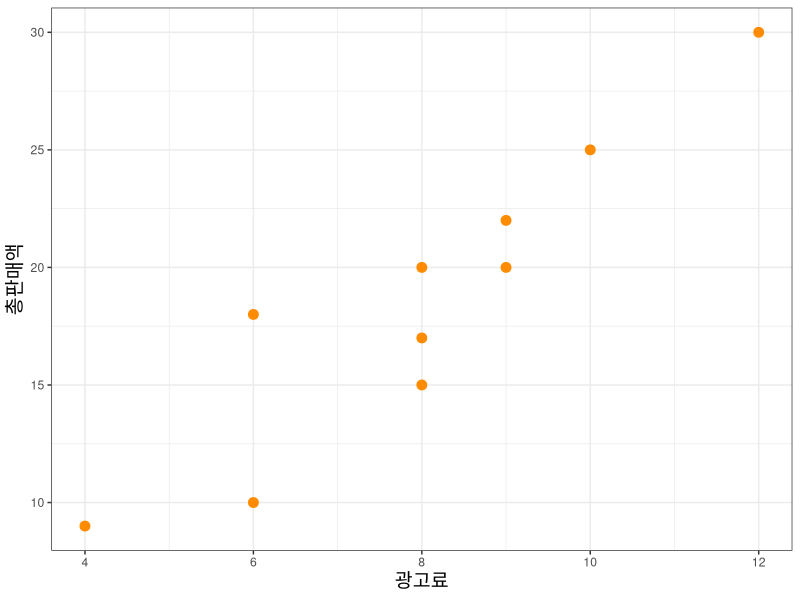
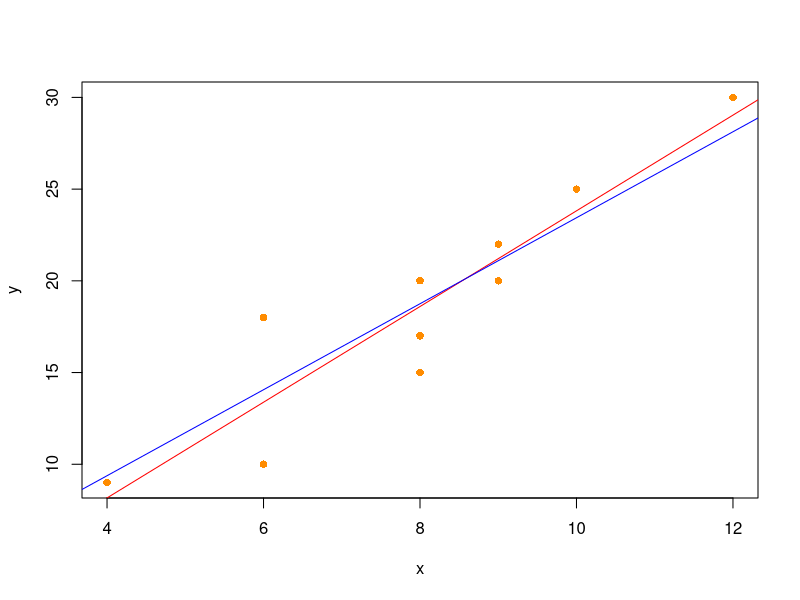
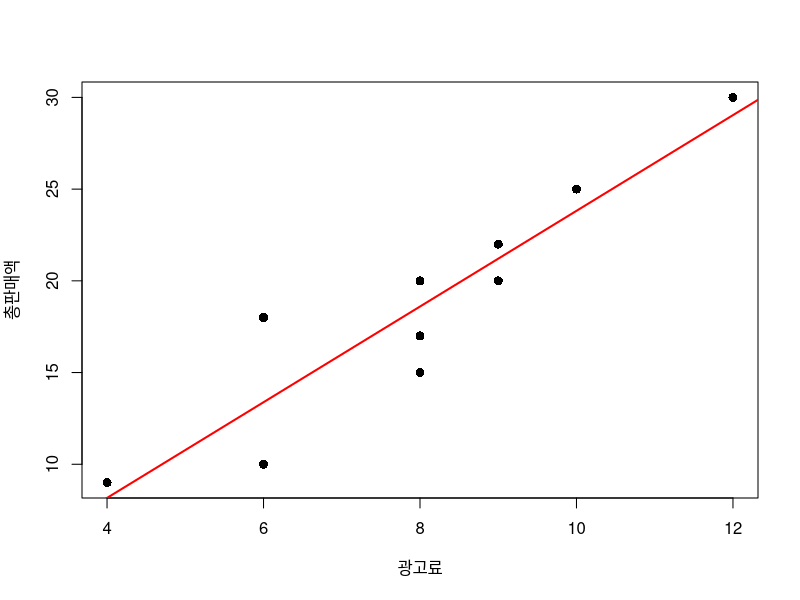
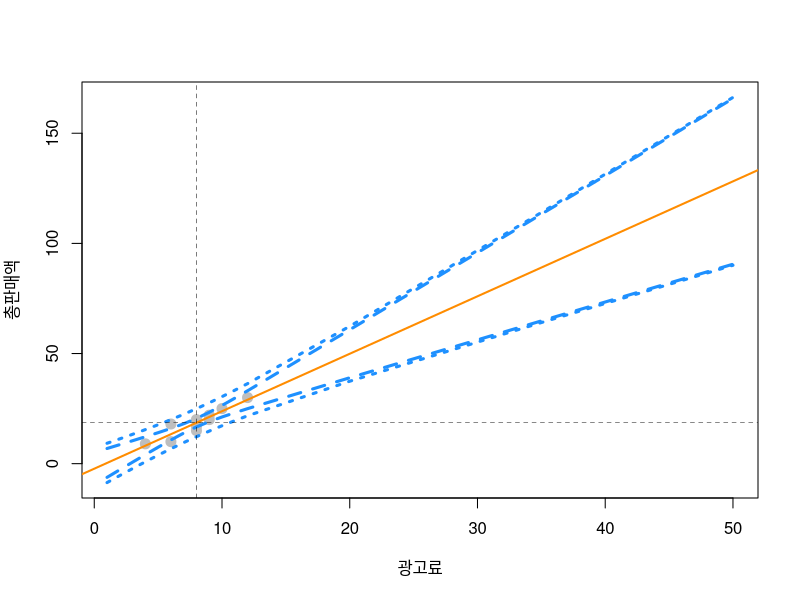

The R source for these figures, in order:
## ---- chunk 1
setwd("C:\\Users\\hollyriver\\Documents\\Github\\Economatrics\\RA course\\data")
options(repr.plot.width = 12, repr.plot.height = 6)

library(ggplot2)
## ---- chunk 2
dt <- data.frame(x = c(4,8,9,8,8,12,6,10,6,9),
 y = c(9,20,22,15,17,30,18,25,10,20))

dt
## ---- chunk 3
ggplot(dt) + geom_point(aes(x, y), col = 'darkorange', size = 3) + xlab("광고료") + ylab('총판매액') +
  theme_bw() +
  theme(axis.title = element_text(size = 14)) ## 테마, 글씨크기
## plotnine이 베껴온 메소드라 편함
## ---- chunk 4
cor(dt)
cor(dt$x, dt$y)
## ---- chunk 5
cor.test(dt$x, dt$y)  ## 피어슨 상관관계 검정
## ---- chunk 6
L_model <- lm(y~x, dt)
L_model

summary(L_model)
## ---- chunk 7
L_model_0 <- lm(y~0+x, dt)
L_model_0

summary(L_model_0)
## ---- chunk 8
summary(L_model)$coef
summary(L_model_0)$coef

summary(L_model)$r.squared
summary(L_model_0)$r.squared
## ---- chunk 9
summary(L_model)$sigma
summary(L_model_0)$sigma
## ---- chunk 10
plot(y~x, dt, col = 'darkorange', pch = 16)
abline(a = L_model$coefficients[1], b = L_model$coefficients[2], col = 'red')
abline(a = 0, b = L_model_0$coefficients[1], col = 'blue')
## ---- chunk 11
coef(L_model)[1] + coef(L_model)[2]*dt$x
## 우직하게(좀 무식함) 구하는 법
## ---- chunk 12
fitted(L_model)
L_model$fitted.values
fitted.values(L_model)
## 다 똑같음.


## ---- chunk 13
plot(y~x, dt, xlab="광고료", ylab="총판매액", cex=1.2, pch=16)
abline(L_model, col="red", lwd=2)
## ---- chunk 14
summary(L_model)$fstatistic
## ---- chunk 15
anova(L_model)
## ---- chunk 16
qf(0.95, df1 = 1, df2 = 8)  ## 기각역, 프로그램으론 안씀

pf(45.24, df1 = 1, df2 = 8, lower.tail = FALSE)  ## 유의확률
## ---- chunk 17
summary(L_model)$coef[1,2]  ## beta0 표준오차, 데이터프레임 다루듯 직접 부를 수 있음
summary(L_model)$coef[2,2]  ## beta1 표준오차

paste(summary(L_model)$coef[2,1] - qt(0.975, 8)*summary(L_model)$coef[2,2],
summary(L_model)$coef[2,1] + qt(0.975, 8)*summary(L_model)$coef[2,2])
## ---- chunk 18
confint(L_model, level = 0.95)  ## confidence interval
## ---- chunk 19
summary(L_model)$coefficients[2,2]

t = (coef(L_model)[2] - 2)/summary(L_model)$coef[2,2]
t
## ---- chunk 20
qt(0.95, 8) < t  ## False, 귀무가설 기각 불가능
## ---- chunk 21
## x_0 = 4.5일 때...
L_model$coefficients[1] + L_model$coefficients[2]*4.5
## ---- chunk 22
new_dt <- data.frame(x = 4.5)

## fitted()아님, 이건 기존 값들을 예측하는 거임.
predict(L_model,
        newdata = new_dt,
        interval = "confidence",
        level = 0.95)
## ---- chunk 23
new_dt <- data.frame(x = 4.5)

## fitted()아님, 이건 기존 값들을 예측하는 거임.
predict(L_model,
        newdata = new_dt,
        interval = "prediction",
        level = 0.95)  ## prediction이니까 개별 y의 "예측"임
## ---- chunk 24
dt_pred <- data.frame(
  x = c(1:12, 20, 35, 50),
  predict(L_model, newdata = data.frame(x = c(1:12, 20, 35, 50)), interval = "confidence", level = 0.95),
  predict(L_model, newdata = data.frame(x = c(1:12, 20, 35, 50)), interval = "prediction", level = 0.95))

dt_pred
## ---- chunk 25
colnames(dt_pred)[5:7] <- c('pfit', 'plwr', 'pupr')  ## lower range, upper range(아마도...)
dt_pred
## ---- chunk 26
xbar <- mean(dt$x)
ybar <- mean(dt$y)

plot(y~x, data = dt,
     xlab = '광고료',
     ylab = '총판매액',
     ylim = c(min(dt_pred$plwr), max(dt_pred$pupr)),
     xlim = c(1, 50),
     pch = 20,
     cex = 2,
     col = 'grey'
     )
abline(L_model, lwd = 2, col = 'darkorange')

lines(dt_pred$x, dt_pred$lwr, col = 'dodgerblue', lwd = 3, lty = 2)
lines(dt_pred$x, dt_pred$upr, col = 'dodgerblue', lwd = 3, lty = 2)
lines(dt_pred$x, dt_pred$plwr, col = 'dodgerblue', lwd = 3, lty = 3)
lines(dt_pred$x, dt_pred$pupr, col = 'dodgerblue', lwd = 3, lty = 3)

abline(v=xbar, lty=2, lwd= 0.5, col='black')
abline(h=ybar, lty=2, lwd = 0.5, col = 'black')
